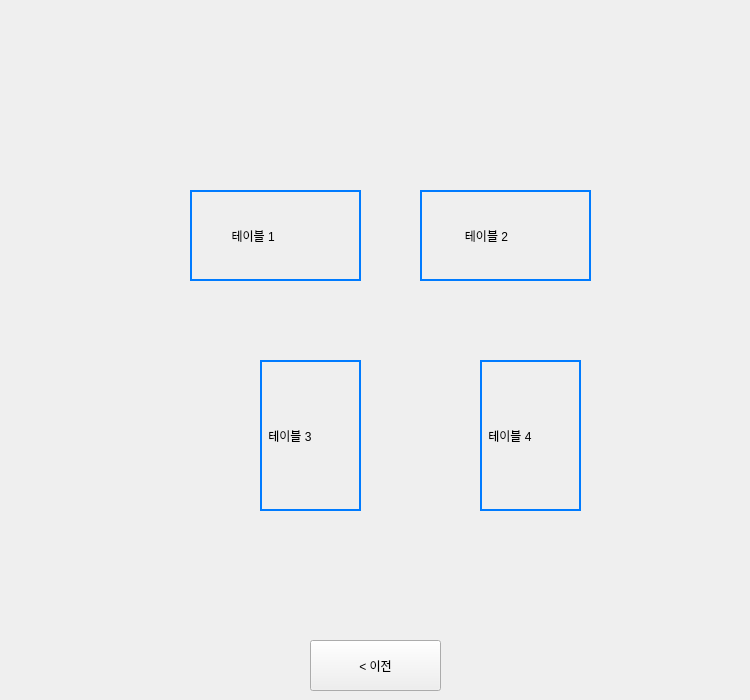
    <widget class="QWidget" name="page_2">
     <widget class="QLabel" name="label_10">
      <property name="geometry">
       <rect>
        <x>260</x>
        <y>360</y>
        <width>101</width>
        <height>151</height>
       </rect>
      </property>
      <property name="styleSheet">
       <string notr="true">border: 2px solid #007bff; /* 파란색 테두리 */</string>
      </property>
      <property name="text">
       <string> 테이블 3</string>
      </property>
     </widget>
     <widget class="QLabel" name="label_9">
      <property name="geometry">
       <rect>
        <x>420</x>
        <y>190</y>
        <width>171</width>
        <height>91</height>
       </rect>
      </property>
      <property name="styleSheet">
       <string notr="true">border: 2px solid #007bff; /* 파란색 테두리 */</string>
      </property>
      <property name="text">
       <string>            테이블 2</string>
      </property>
     </widget>
     <widget class="QLabel" name="label_8">
      <property name="geometry">
       <rect>
        <x>190</x>
        <y>190</y>
        <width>171</width>
        <height>91</height>
       </rect>
      </property>
      <property name="styleSheet">
       <string notr="true">border: 2px solid #007bff; /* 파란색 테두리 */</string>
      </property>
      <property name="text">
       <string>           테이블 1</string>
      </property>
     </widget>
     <widget class="QLabel" name="label_11">
      <property name="geometry">
       <rect>
        <x>480</x>
        <y>360</y>
        <width>101</width>
        <height>151</height>
       </rect>
      </property>
      <property name="styleSheet">
       <string notr="true">border: 2px solid #007bff; /* 파란색 테두리 */</string>
      </property>
      <property name="text">
       <string> 테이블 4</string>
      </property>
     </widget>
     <widget class="QPushButton" name="prev_btn">
      <property name="geometry">
       <rect>
        <x>310</x>
        <y>640</y>
        <width>131</width>
        <height>51</height>
       </rect>
      </property>
      <property name="styleSheet">
       <string notr="true">font: 16pt &quot;Ubuntu Sans&quot;;</string>
      </property>
      <property name="text">
       <string>&lt; 이전</string>
      </property>
     </widget>
     <widget class="QLabel" name="label_7">
      <property name="geometry">
       <rect>
        <x>30</x>
        <y>10</y>
        <width>711</width>
        <height>621</height>
       </rect>
      </property>
      <property name="text">
       <string/>
      </property>
      <property name="pixmap">
       <pixmap>map.png</pixmap>
      </property>
      <property name="scaledContents">
       <bool>true</bool>
      </property>
     </widget>
     <zorder>label_7</zorder>
     <zorder>label_10</zorder>
     <zorder>label_9</zorder>
     <zorder>label_8</zorder>
     <zorder>label_11</zorder>
     <zorder>prev_btn</zorder>
    </widget>
